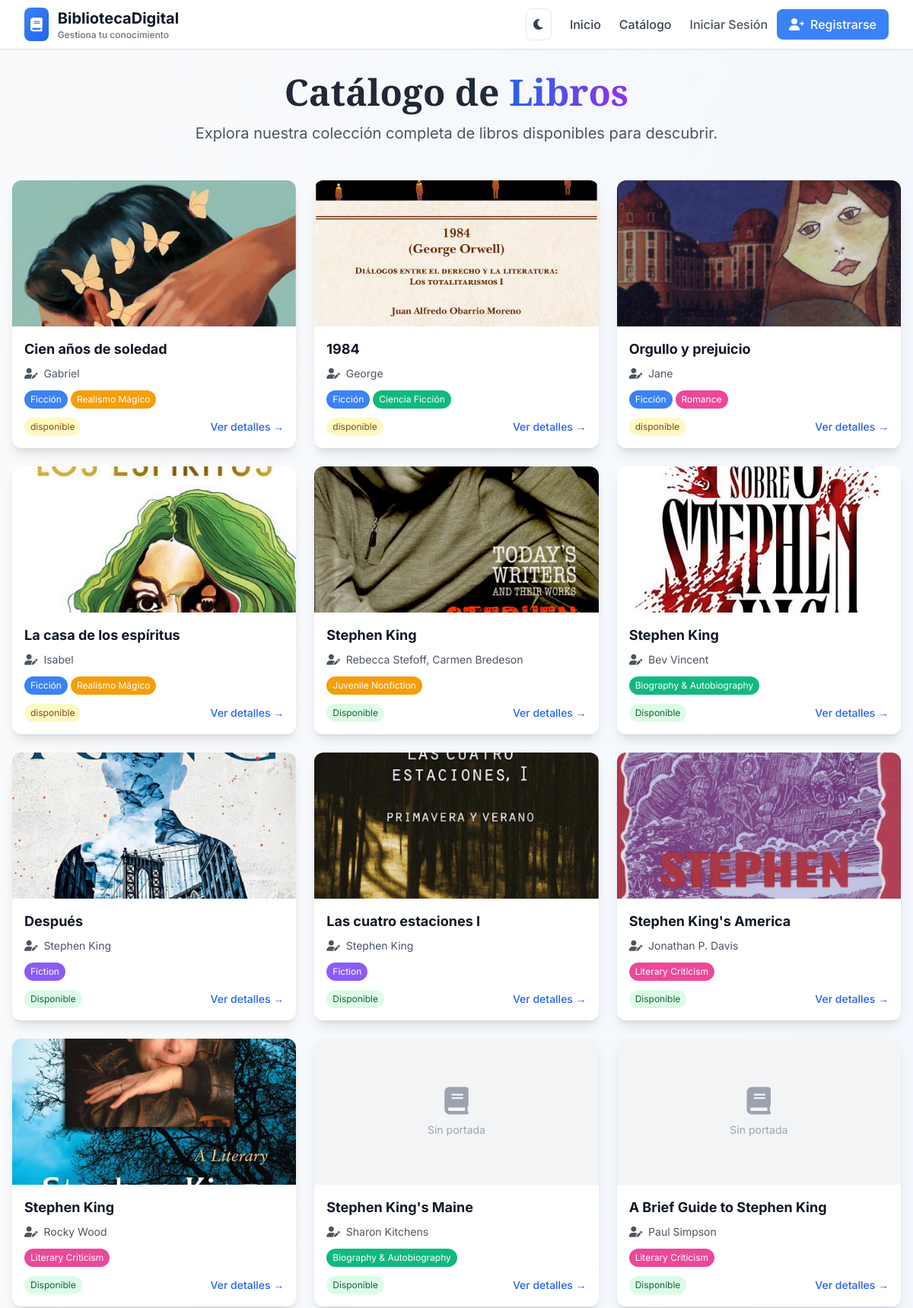
The app's page /libros/ (upper part) with its own data.
### biblioteca/models.py (models this page shows, shortened)
class Libro(models.Model):
    ESTADOS = [
        ('Disponible', 'Disponible'),
        ('Prestado', 'Prestado'),
        ('En reparación', 'En reparación'),
    ]
    titulo = models.CharField(max_length=200)
    ISBN = models.CharField(max_length=20, blank=True)
    autores = models.ManyToManyField(Autor)
    categorias = models.ManyToManyField(Categoria)
    descripcion = models.TextField(max_length=1000, blank=True, default='')
    estado = models.CharField(max_length=20, choices=ESTADOS, default='Disponible')
    stock = models.IntegerField(default=1)
    portada = models.ImageField(upload_to='portadas/', blank=True, null=True)
    fecha_creacion = models.DateTimeField(auto_now_add=True)
    class Meta:
        verbose_name_plural = "Libros"

class Autor(models.Model):
    nombre = models.CharField(max_length=100)
    apellido = models.CharField(max_length=100, blank=True)
    nacionalidad = models.CharField(max_length=100, default='Desconocida')
    biografia = models.TextField(blank=True)
    foto = models.ImageField(upload_to='autores/', blank=True, null=True)
    class Meta:
        verbose_name_plural = "Autores"

class Categoria(models.Model):
    nombre = models.CharField(max_length=100)
    descripcion = models.TextField(blank=True)
    color = models.CharField(max_length=7, default='#3B82F6')  # Código hexadecimal
    class Meta:
        verbose_name_plural = "Categorías"

### biblioteca/views.py (the view)
# urls.py: path('libros/', views.libro_list, name='libro_list'),
def libro_list(request):
    libros = Libro.objects.all()
    categorias = Categoria.objects.all()
    context = {
        'libros': libros,
        'categorias': categorias,
        'user': request.user,
    }
    return render(request, 'biblioteca/libro_list.html', context)

### templates/biblioteca/libro_list.html (shortened to what this page needs)
{% extends 'base.html' %}
{% load static %}
{% block content %}
<div class="min-h-screen bg-gradient-to-br from-gray-50 to-blue-50 dark:bg-gradient-to-br dark:from-gray-900 dark:to-gray-800 py-8 px-4">
    <div class="max-w-7xl mx-auto">
        <div class="text-center mb-12">
            <h1 class="text-4xl md:text-5xl font-display font-bold text-gray-800 dark:text-white mb-4">
                Catálogo de
                <span class="bg-gradient-to-r from-blue-600 to-purple-600 bg-clip-text text-transparent">
                </span>
            </h1>
            <p class="text-xl text-gray-600 dark:text-gray-300 mb-8 max-w-3xl mx-auto">
                Explora nuestra colección completa de libros disponibles para descubrir.
            </p>
        </div>
        <div class="grid grid-cols-1 md:grid-cols-2 lg:grid-cols-3 xl:grid-cols-4 gap-6">
            {% for libro in libros %}
            <div class="bg-white dark:bg-gray-800 rounded-xl shadow-lg dark:shadow-gray-900/30 hover:shadow-xl dark:hover:shadow-gray-900/50 transition-all duration-300 overflow-hidden book-card">
                <div class="h-48 bg-gray-100 dark:bg-gray-700 flex items-center justify-center overflow-hidden">
                    {% if libro.portada %}
                        <img src="{{ libro.portada.url }}" alt="{{ libro.titulo }}"
                             class="w-full h-full object-cover hover:scale-105 transition duration-300">
                    {% else %}
                        <div class="text-gray-400 dark:text-gray-500 text-center">
                            <i class="fas fa-book text-4xl mb-2"></i>
                            <p class="text-sm">Sin portada</p>
                        </div>
                    {% endif %}
                </div>
                <div class="p-4">
                    <h3 class="font-bold text-lg mb-2 text-gray-900 dark:text-white line-clamp-2">{{ libro.titulo }}</h3>
                    <p class="text-gray-600 dark:text-gray-400 text-sm mb-3">
                        <i class="fas fa-user-edit mr-1"></i>
                        {% for autor in libro.autores.all %}
                        {{ autor.nombre }}{% if not forloop.last %}, {% endif %}
                        {% empty %}
                        Autor desconocido
                        {% endfor %}
                    </p>
                    <div class="flex flex-wrap gap-1 mb-3">
                        {% for categoria in libro.categorias.all %}
                        <span class="px-2 py-1 text-xs rounded-full text-white" style="background-color: {{ categoria.color }}">
                            {{ categoria.nombre }}
                        </span>
                        {% endfor %}
                    </div>
                    <div class="flex justify-between items-center">
                        <span class="px-2 py-1 text-xs rounded-full
                                    {% if libro.estado == 'Disponible' %}bg-green-100 text-green-800 dark:bg-green-900 dark:text-green-200
                                    {% elif libro.estado == 'Prestado' %}bg-red-100 text-red-800 dark:bg-red-900 dark:text-red-200
                                    {% else %}bg-yellow-100 text-yellow-800 dark:bg-yellow-900 dark:text-yellow-200{% endif %}">
                            {{ libro.estado }}
                        </span>
                        <a href="{% url 'libro_detail' libro.id %}"
                           class="text-blue-600 dark:text-blue-400 hover:text-blue-800 dark:hover:text-blue-300 text-sm font-medium">
                            Ver detalles →
                        </a>
                    </div>
                </div>
            </div>
            {% endfor %}
        </div>
    </div>
</div>
{% endblock %}

### templates/base.html (style rules this page uses)
body { font-feature-settings: 'kern' 1, 'liga' 1, 'calt' 1; -webkit-font-smoothing: antialiased; }
.book-card { transition: all 0.3s cubic-bezier(0.4, 0, 0.2, 1); }
.line-clamp-2 { display: -webkit-box; -webkit-line-clamp: 2; line-clamp: 2; -webkit-box-orient: vertical; overflow: hidden; }

### records on screen
Libro: portada (picture), titulo "Cien años de soledad", estado "disponible"
Autor: nombre "Gabriel"
Categoria: nombre "Ficción"
Categoria: nombre "Realismo Mágico"
Libro: portada (picture), titulo "1984", estado "disponible"
Autor: nombre "George"
Categoria: nombre "Ciencia Ficción"
Libro: portada (picture), titulo "Orgullo y prejuicio", estado "disponible"
Autor: nombre "Jane"
Categoria: nombre "Romance"
Libro: portada (picture), titulo "La casa de los espíritus", estado "disponible"
Autor: nombre "Isabel"
Libro: portada (picture), titulo "Stephen King", estado "Disponible"
Autor: nombre "Rebecca Stefoff"
Autor: nombre "Carmen Bredeson"
Categoria: nombre "Juvenile Nonfiction"
Libro: portada (picture), titulo "Stephen King", estado "Disponible"
Autor: nombre "Bev Vincent"
Categoria: nombre "Biography & Autobiography"
Libro: portada (picture), titulo "Después", estado "Disponible"
Autor: nombre "Stephen King"
Categoria: nombre "Fiction"
Libro: portada (picture), titulo "Las cuatro estaciones I", estado "Disponible"
Libro: portada (picture), titulo "Stephen King's America", estado "Disponible"
Autor: nombre "Jonathan P. Davis"
Categoria: nombre "Literary Criticism"
Libro: portada (picture), titulo "Stephen King", estado "Disponible"
Autor: nombre "Rocky Wood"
Libro: portada "Sin portada", titulo "Stephen King's Maine", estado "Disponible"
Autor: nombre "Sharon Kitchens"
Libro: portada "Sin portada", titulo "A Brief Guide to Stephen King", estado "Disponible"
Autor: nombre "Paul Simpson"
